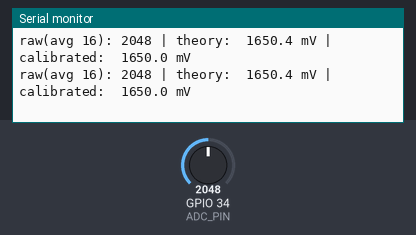
Simulated run of this program. Board: ESP32. Shown: the last lines printed to the serial monitor. The inputs (shaded band) are chosen by the test bench; at power-on: GPIO 34 (ADC_PIN) = 2048 (analog values on the 0–4095 scale).

Above: at 2.2 s.
2.3 s: GPIO 34 (ADC_PIN) set to 1267
At 3.0 s:
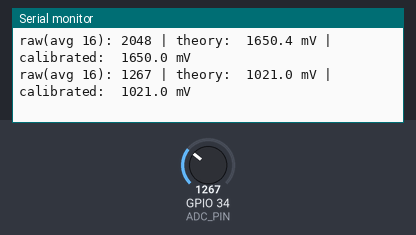
3.8 s: GPIO 34 (ADC_PIN) set to 1177
At 4.5 s:
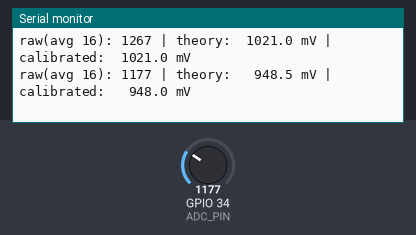
6.1 s: GPIO 34 (ADC_PIN) set to 1038
At 6.6 s:
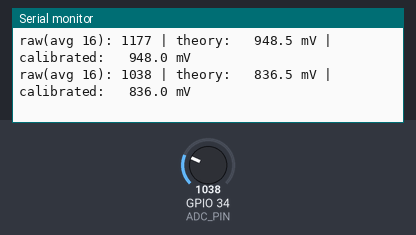
7.6 s: GPIO 34 (ADC_PIN) set to 935
At 8.1 s:
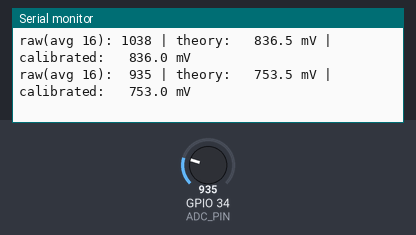
9.6 s: GPIO 34 (ADC_PIN) set to 134
At 10.1 s:
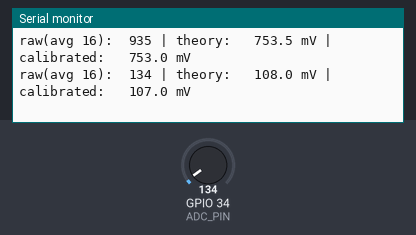
11.1 s: GPIO 34 (ADC_PIN) set to 118
At 11.7 s:
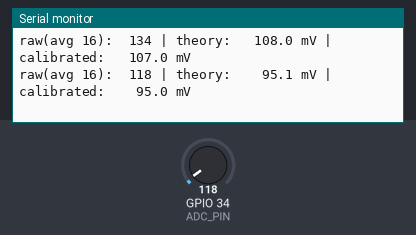

Measured:
- the behaviour switches between 1241 and 1240 on GPIO 34 (ADC_PIN) (found by bisection; images 1 and 2)
- the behaviour switches between 1000 and 999 on GPIO 34 (ADC_PIN) (found by bisection; images 3 and 4)
- the behaviour switches between 125 and 124 on GPIO 34 (ADC_PIN) (found by bisection; images 5 and 6)
- after the input at 2.3 s, the serial monitor: prints a new line after 0.25 s (image 1)
- after the input at 3.8 s, the serial monitor: prints a new line after 0.29 s (image 2)
- after the input at 6.1 s, the serial monitor: prints a new line at once (image 3)
- after the input at 7.6 s, the serial monitor: prints a new line after 0.07 s (image 4)
- after the input at 9.6 s, the serial monitor: prints a new line after 0.12 s (image 5)
- after the input at 11.1 s, the serial monitor: prints a new line after 0.16 s (image 6)

The program:

main.cpp
```cpp
#include <Arduino.h>

constexpr uint8_t ADC_PIN = 34;
constexpr uint8_t SAMPLE_COUNT = 16;
constexpr float VREF_THEORY_MV = 3300.0f;
constexpr float ADC_MAX = 4095.0f;

void setup() {
  Serial.begin(115200);
  delay(1000);

  analogReadResolution(12);
  analogSetPinAttenuation(ADC_PIN, ADC_11db);

  Serial.println();
  Serial.println("=== DEMO 3 - ADC RAW vs THEORETICAL vs CALIBRATED ===");
  Serial.println("ESP32 DevKit v1 | GPIO34 (ADC1)");
  Serial.println("Samples per reading: 16");
  Serial.println();
}

void loop() {
  uint32_t rawSum = 0;
  uint32_t calibratedSumMv = 0;

  for (uint8_t i = 0; i < SAMPLE_COUNT; ++i) {
    rawSum += analogRead(ADC_PIN);
    calibratedSumMv += analogReadMilliVolts(ADC_PIN);
    delayMicroseconds(500);
  }

  const float rawAverage = static_cast<float>(rawSum) / SAMPLE_COUNT;
  const float theoreticalMv = rawAverage * VREF_THEORY_MV / ADC_MAX;
  const float calibratedMv = static_cast<float>(calibratedSumMv) / SAMPLE_COUNT;

  Serial.printf("raw(avg 16): %4.0f | theory: %7.1f mV | calibrated: %7.1f mV\n",
                rawAverage, theoreticalMv, calibratedMv);

  delay(500);
}
```
